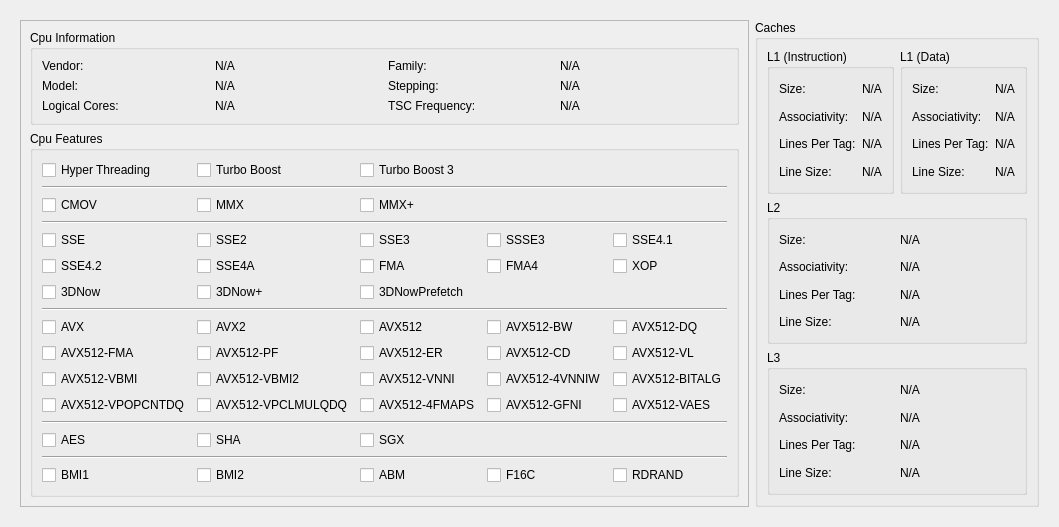
<?xml version="1.0" encoding="UTF-8"?>
<ui version="4.0">
 <class>Elpida::SystemInfoWidget</class>
 <widget class="QWidget" name="Elpida::SystemInfoWidget">
  <property name="windowTitle">
   <string>Form</string>
  </property>
  <layout class="QHBoxLayout" name="horizontalLayout_2">
   <item>
    <widget class="QWidget" name="wCpuInfoContainer" native="true">
     <property name="sizePolicy">
      <sizepolicy hsizetype="Preferred" vsizetype="Fixed">
       <horstretch>0</horstretch>
       <verstretch>0</verstretch>
      </sizepolicy>
     </property>
     <layout class="QHBoxLayout" name="horizontalLayout">
      <item>
       <widget class="QFrame" name="fCpuInfo">
        <property name="frameShape">
         <enum>QFrame::StyledPanel</enum>
        </property>
        <property name="frameShadow">
         <enum>QFrame::Raised</enum>
        </property>
        <layout class="QGridLayout" name="gridLayout">
         <item row="0" column="0">
          <widget class="QGroupBox" name="gbCpuInfo">
           <property name="title">
            <string>Cpu Information</string>
           </property>
           <layout class="QGridLayout" name="gridLayout_3">
            <item row="0" column="2">
             <widget class="QLabel" name="lblFamily">
              <property name="text">
               <string>Family:</string>
              </property>
             </widget>
            </item>
            <item row="1" column="0">
             <widget class="QLabel" name="lblModel">
              <property name="text">
               <string>Model:</string>
              </property>
             </widget>
            </item>
            <item row="2" column="3">
             <widget class="QLabel" name="lblTscFreqValue">
              <property name="text">
               <string>N/A</string>
              </property>
             </widget>
            </item>
            <item row="2" column="2">
             <widget class="QLabel" name="lblTscFreq">
              <property name="text">
               <string>TSC Frequency:</string>
              </property>
             </widget>
            </item>
            <item row="1" column="1">
             <widget class="QLabel" name="lblModelValue">
              <property name="text">
               <string>N/A</string>
              </property>
             </widget>
            </item>
            <item row="2" column="1">
             <widget class="QLabel" name="lblLogicalCoresValue">
              <property name="text">
               <string>N/A</string>
              </property>
             </widget>
            </item>
            <item row="2" column="0">
             <widget class="QLabel" name="lblLogicalCores">
              <property name="text">
               <string>Logical Cores:</string>
              </property>
             </widget>
            </item>
            <item row="1" column="3">
             <widget class="QLabel" name="lblSteppingValue">
              <property name="text">
               <string>N/A</string>
              </property>
             </widget>
            </item>
            <item row="0" column="3">
             <widget class="QLabel" name="lblFamilyValue">
              <property name="text">
               <string>N/A</string>
              </property>
             </widget>
            </item>
            <item row="0" column="0">
             <widget class="QLabel" name="lblVendor">
              <property name="text">
               <string>Vendor:</string>
              </property>
             </widget>
            </item>
            <item row="0" column="1">
             <widget class="QLabel" name="lblVendorValue">
              <property name="text">
               <string>N/A</string>
              </property>
             </widget>
            </item>
            <item row="1" column="2">
             <widget class="QLabel" name="lblStepping">
              <property name="text">
               <string>Stepping:</string>
              </property>
             </widget>
            </item>
           </layout>
          </widget>
         </item>
         <item row="2" column="0">
          <widget class="QGroupBox" name="gbCpuFreatures">
           <property name="title">
            <string>Cpu Features</string>
           </property>
           <layout class="QGridLayout" name="gridLayout_4">
            <item row="11" column="2">
             <widget class="QCheckBox" name="chkAvx512Vnni">
              <property name="text">
               <string>AVX512-VNNI</string>
              </property>
             </widget>
            </item>
            <item row="12" column="1">
             <widget class="QCheckBox" name="chkAvx512Vp2">
              <property name="text">
               <string>AVX512-VPCLMULQDQ</string>
              </property>
             </widget>
            </item>
            <item row="12" column="0">
             <widget class="QCheckBox" name="chkAvx512Vp1">
              <property name="text">
               <string>AVX512-VPOPCNTDQ</string>
              </property>
             </widget>
            </item>
            <item row="11" column="3">
             <widget class="QCheckBox" name="chkAvx5124vnniw">
              <property name="text">
               <string>AVX512-4VNNIW</string>
              </property>
             </widget>
            </item>
            <item row="12" column="4">
             <widget class="QCheckBox" name="chkAvx512Vaes">
              <property name="text">
               <string>AVX512-VAES</string>
              </property>
             </widget>
            </item>
            <item row="10" column="4">
             <widget class="QCheckBox" name="chkAvx512Vl">
              <property name="text">
               <string>AVX512-VL</string>
              </property>
             </widget>
            </item>
            <item row="10" column="1">
             <widget class="QCheckBox" name="chkAvx512pf">
              <property name="text">
               <string>AVX512-PF</string>
              </property>
             </widget>
            </item>
            <item row="10" column="2">
             <widget class="QCheckBox" name="chkAvx512er">
              <property name="text">
               <string>AVX512-ER</string>
              </property>
             </widget>
            </item>
            <item row="10" column="3">
             <widget class="QCheckBox" name="chkAvx512cd">
              <property name="text">
               <string>AVX512-CD</string>
              </property>
             </widget>
            </item>
            <item row="0" column="1">
             <widget class="QCheckBox" name="chkTurbo">
              <property name="text">
               <string>Turbo Boost</string>
              </property>
             </widget>
            </item>
            <item row="17" column="3">
             <widget class="QCheckBox" name="chkF16c">
              <property name="text">
               <string>F16C</string>
              </property>
             </widget>
            </item>
            <item row="6" column="1">
             <widget class="QCheckBox" name="chk3DNowext">
              <property name="text">
               <string>3DNow+</string>
              </property>
             </widget>
            </item>
            <item row="5" column="4">
             <widget class="QCheckBox" name="chkXop">
              <property name="text">
               <string>XOP</string>
              </property>
             </widget>
            </item>
            <item row="15" column="0">
             <widget class="QCheckBox" name="chkAes">
              <property name="text">
               <string>AES</string>
              </property>
             </widget>
            </item>
            <item row="15" column="1">
             <widget class="QCheckBox" name="chkSha">
              <property name="text">
               <string>SHA</string>
              </property>
             </widget>
            </item>
            <item row="17" column="2">
             <widget class="QCheckBox" name="chkAbm">
              <property name="text">
               <string>ABM</string>
              </property>
             </widget>
            </item>
            <item row="17" column="4">
             <widget class="QCheckBox" name="chkRdrand">
              <property name="text">
               <string>RDRAND</string>
              </property>
             </widget>
            </item>
            <item row="9" column="4">
             <widget class="QCheckBox" name="chkAvx512dq">
              <property name="text">
               <string>AVX512-DQ</string>
              </property>
             </widget>
            </item>
            <item row="10" column="0">
             <widget class="QCheckBox" name="chkAvx512Fma">
              <property name="text">
               <string>AVX512-FMA</string>
              </property>
             </widget>
            </item>
            <item row="9" column="0">
             <widget class="QCheckBox" name="chkAvx">
              <property name="text">
               <string>AVX</string>
              </property>
             </widget>
            </item>
            <item row="9" column="2">
             <widget class="QCheckBox" name="chkAvx512">
              <property name="text">
               <string>AVX512</string>
              </property>
             </widget>
            </item>
            <item row="9" column="3">
             <widget class="QCheckBox" name="chkAvx512bw">
              <property name="text">
               <string>AVX512-BW</string>
              </property>
             </widget>
            </item>
            <item row="5" column="1">
             <widget class="QCheckBox" name="chkSse4a">
              <property name="text">
               <string>SSE4A</string>
              </property>
             </widget>
            </item>
            <item row="3" column="0" colspan="5">
             <widget class="Line" name="line_2">
              <property name="orientation">
               <enum>Qt::Horizontal</enum>
              </property>
             </widget>
            </item>
            <item row="13" column="0" colspan="5">
             <widget class="Line" name="line_4">
              <property name="orientation">
               <enum>Qt::Horizontal</enum>
              </property>
             </widget>
            </item>
            <item row="2" column="1">
             <widget class="QCheckBox" name="chkMmx">
              <property name="text">
               <string>MMX</string>
              </property>
             </widget>
            </item>
            <item row="17" column="1">
             <widget class="QCheckBox" name="chkBmi2">
              <property name="text">
               <string>BMI2</string>
              </property>
             </widget>
            </item>
            <item row="6" column="2">
             <widget class="QCheckBox" name="chk3DNowPre">
              <property name="text">
               <string>3DNowPrefetch</string>
              </property>
             </widget>
            </item>
            <item row="0" column="2">
             <widget class="QCheckBox" name="chkTurbo3">
              <property name="text">
               <string>Turbo Boost 3</string>
              </property>
             </widget>
            </item>
            <item row="4" column="4">
             <widget class="QCheckBox" name="chkSse41">
              <property name="text">
               <string>SSE4.1</string>
              </property>
             </widget>
            </item>
            <item row="5" column="0">
             <widget class="QCheckBox" name="chkSse42">
              <property name="text">
               <string>SSE4.2</string>
              </property>
             </widget>
            </item>
            <item row="4" column="2">
             <widget class="QCheckBox" name="chkSse3">
              <property name="text">
               <string>SSE3</string>
              </property>
             </widget>
            </item>
            <item row="4" column="3">
             <widget class="QCheckBox" name="chkSsse3">
              <property name="text">
               <string>SSSE3</string>
              </property>
             </widget>
            </item>
            <item row="5" column="2">
             <widget class="QCheckBox" name="chkFma">
              <property name="text">
               <string>FMA</string>
              </property>
             </widget>
            </item>
            <item row="5" column="3">
             <widget class="QCheckBox" name="chkFma4">
              <property name="text">
               <string>FMA4</string>
              </property>
             </widget>
            </item>
            <item row="2" column="0">
             <widget class="QCheckBox" name="chkCmov">
              <property name="text">
               <string>CMOV</string>
              </property>
             </widget>
            </item>
            <item row="4" column="1">
             <widget class="QCheckBox" name="chkSse2">
              <property name="text">
               <string>SSE2</string>
              </property>
             </widget>
            </item>
            <item row="0" column="0">
             <widget class="QCheckBox" name="chkHyperthreading">
              <property name="text">
               <string>Hyper Threading</string>
              </property>
             </widget>
            </item>
            <item row="9" column="1">
             <widget class="QCheckBox" name="chkAvx2">
              <property name="text">
               <string>AVX2</string>
              </property>
             </widget>
            </item>
            <item row="17" column="0">
             <widget class="QCheckBox" name="chkBmi1">
              <property name="text">
               <string>BMI1</string>
              </property>
             </widget>
            </item>
            <item row="2" column="2">
             <widget class="QCheckBox" name="chkMmxExt">
              <property name="text">
               <string>MMX+</string>
              </property>
             </widget>
            </item>
            <item row="4" column="0">
             <widget class="QCheckBox" name="chkSse">
              <property name="text">
               <string>SSE</string>
              </property>
             </widget>
            </item>
            <item row="6" column="0">
             <widget class="QCheckBox" name="chk3DNow">
              <property name="text">
               <string>3DNow</string>
              </property>
             </widget>
            </item>
            <item row="7" column="0" colspan="5">
             <widget class="Line" name="line_5">
              <property name="orientation">
               <enum>Qt::Horizontal</enum>
              </property>
             </widget>
            </item>
            <item row="16" column="0" colspan="5">
             <widget class="Line" name="line_3">
              <property name="orientation">
               <enum>Qt::Horizontal</enum>
              </property>
             </widget>
            </item>
            <item row="1" column="0" colspan="5">
             <widget class="Line" name="line">
              <property name="orientation">
               <enum>Qt::Horizontal</enum>
              </property>
             </widget>
            </item>
            <item row="11" column="0">
             <widget class="QCheckBox" name="chkAvx512vbmi">
              <property name="text">
               <string>AVX512-VBMI</string>
              </property>
             </widget>
            </item>
            <item row="12" column="2">
             <widget class="QCheckBox" name="chkAvx5124fmaps">
              <property name="text">
               <string>AVX512-4FMAPS</string>
              </property>
             </widget>
            </item>
            <item row="12" column="3">
             <widget class="QCheckBox" name="chkAvx512Gfni">
              <property name="text">
               <string>AVX512-GFNI</string>
              </property>
             </widget>
            </item>
            <item row="11" column="4">
             <widget class="QCheckBox" name="chkAvx512Bitalg">
              <property name="text">
               <string>AVX512-BITALG</string>
              </property>
             </widget>
            </item>
            <item row="11" column="1">
             <widget class="QCheckBox" name="chkAvx512Vbmi2">
              <property name="text">
               <string>AVX512-VBMI2</string>
              </property>
             </widget>
            </item>
            <item row="15" column="2">
             <widget class="QCheckBox" name="chkSgx">
              <property name="text">
               <string>SGX</string>
              </property>
             </widget>
            </item>
           </layout>
          </widget>
         </item>
        </layout>
       </widget>
      </item>
      <item>
       <widget class="QGroupBox" name="gbCaches">
        <property name="title">
         <string>Caches</string>
        </property>
        <layout class="QGridLayout" name="gridLayout_9">
         <item row="2" column="0" colspan="2">
          <widget class="QGroupBox" name="gbL2">
           <property name="title">
            <string>L2</string>
           </property>
           <layout class="QGridLayout" name="gridLayout_6">
            <item row="0" column="0">
             <widget class="QLabel" name="lblL2Size">
              <property name="text">
               <string>Size:</string>
              </property>
             </widget>
            </item>
            <item row="0" column="1">
             <widget class="QLabel" name="lblL2SizeValue">
              <property name="text">
               <string>N/A</string>
              </property>
             </widget>
            </item>
            <item row="1" column="0">
             <widget class="QLabel" name="lblL2Assoc">
              <property name="text">
               <string>Associativity:</string>
              </property>
             </widget>
            </item>
            <item row="1" column="1">
             <widget class="QLabel" name="lblL2AssocValue">
              <property name="text">
               <string>N/A</string>
              </property>
             </widget>
            </item>
            <item row="2" column="0">
             <widget class="QLabel" name="lblL2Lpt">
              <property name="text">
               <string>Lines Per Tag:</string>
              </property>
             </widget>
            </item>
            <item row="2" column="1">
             <widget class="QLabel" name="lblL2LptValue">
              <property name="text">
               <string>N/A</string>
              </property>
             </widget>
            </item>
            <item row="3" column="0">
             <widget class="QLabel" name="lblL2Ls">
              <property name="text">
               <string>Line Size:</string>
              </property>
             </widget>
            </item>
            <item row="3" column="1">
             <widget class="QLabel" name="lblL2LsValue">
              <property name="text">
               <string>N/A</string>
              </property>
             </widget>
            </item>
           </layout>
          </widget>
         </item>
         <item row="0" column="0">
          <widget class="QGroupBox" name="gbL1Instruction">
           <property name="title">
            <string>L1 (Instruction)</string>
           </property>
           <layout class="QGridLayout" name="gridLayout_7">
            <item row="0" column="0">
             <widget class="QLabel" name="lblL1InstSize">
              <property name="text">
               <string>Size:</string>
              </property>
             </widget>
            </item>
            <item row="0" column="1">
             <widget class="QLabel" name="lblL1InstSizeValue">
              <property name="text">
               <string>N/A</string>
              </property>
             </widget>
            </item>
            <item row="1" column="0">
             <widget class="QLabel" name="lblL1InstAssoc">
              <property name="text">
               <string>Associativity:</string>
              </property>
             </widget>
            </item>
            <item row="1" column="1">
             <widget class="QLabel" name="lblL1InstAssocValue">
              <property name="text">
               <string>N/A</string>
              </property>
             </widget>
            </item>
            <item row="2" column="0">
             <widget class="QLabel" name="lblL1InstLpt">
              <property name="text">
               <string>Lines Per Tag:</string>
              </property>
             </widget>
            </item>
            <item row="2" column="1">
             <widget class="QLabel" name="lblL1InstLptValue">
              <property name="text">
               <string>N/A</string>
              </property>
             </widget>
            </item>
            <item row="3" column="0">
             <widget class="QLabel" name="lblL1InstLs">
              <property name="text">
               <string>Line Size:</string>
              </property>
             </widget>
            </item>
            <item row="3" column="1">
             <widget class="QLabel" name="lblL1InstLsValue">
              <property name="text">
               <string>N/A</string>
              </property>
             </widget>
            </item>
           </layout>
          </widget>
         </item>
         <item row="3" column="0" colspan="2">
          <widget class="QGroupBox" name="gbL3">
           <property name="styleSheet">
            <string notr="true"/>
           </property>
           <property name="title">
            <string>L3</string>
           </property>
           <layout class="QGridLayout" name="gridLayout_5">
            <item row="3" column="1">
             <widget class="QLabel" name="lblL3LsValue">
              <property name="text">
               <string>N/A</string>
              </property>
             </widget>
            </item>
            <item row="0" column="1">
             <widget class="QLabel" name="lblL3SizeValue">
              <property name="text">
               <string>N/A</string>
              </property>
             </widget>
            </item>
            <item row="2" column="1">
             <widget class="QLabel" name="lblL3LptValue">
              <property name="text">
               <string>N/A</string>
              </property>
             </widget>
            </item>
            <item row="3" column="0">
             <widget class="QLabel" name="lblL3Ls">
              <property name="text">
               <string>Line Size:</string>
              </property>
             </widget>
            </item>
            <item row="1" column="0">
             <widget class="QLabel" name="lblL3Assoc">
              <property name="text">
               <string>Associativity:</string>
              </property>
             </widget>
            </item>
            <item row="2" column="0">
             <widget class="QLabel" name="lblL3Lpt">
              <property name="text">
               <string>Lines Per Tag:</string>
              </property>
             </widget>
            </item>
            <item row="0" column="0">
             <widget class="QLabel" name="lblL3Size">
              <property name="text">
               <string>Size:</string>
              </property>
             </widget>
            </item>
            <item row="1" column="1">
             <widget class="QLabel" name="lblL3AssocValue">
              <property name="text">
               <string>N/A</string>
              </property>
             </widget>
            </item>
           </layout>
          </widget>
         </item>
         <item row="0" column="1">
          <widget class="QGroupBox" name="gbL1Data">
           <property name="title">
            <string>L1 (Data)</string>
           </property>
           <layout class="QGridLayout" name="gridLayout_8">
            <item row="0" column="0">
             <widget class="QLabel" name="lblL1DataSize">
              <property name="text">
               <string>Size:</string>
              </property>
             </widget>
            </item>
            <item row="0" column="1">
             <widget class="QLabel" name="lblL1DataSizeValue">
              <property name="text">
               <string>N/A</string>
              </property>
             </widget>
            </item>
            <item row="1" column="0">
             <widget class="QLabel" name="lblL1DataAssoc">
              <property name="text">
               <string>Associativity:</string>
              </property>
             </widget>
            </item>
            <item row="1" column="1">
             <widget class="QLabel" name="lblL1DataAssocValue">
              <property name="text">
               <string>N/A</string>
              </property>
             </widget>
            </item>
            <item row="2" column="0">
             <widget class="QLabel" name="lblL1DataLpt">
              <property name="text">
               <string>Lines Per Tag:</string>
              </property>
             </widget>
            </item>
            <item row="2" column="1">
             <widget class="QLabel" name="lblL1DataLptValue">
              <property name="text">
               <string>N/A</string>
              </property>
             </widget>
            </item>
            <item row="3" column="0">
             <widget class="QLabel" name="lblL1DataLs">
              <property name="text">
               <string>Line Size:</string>
              </property>
             </widget>
            </item>
            <item row="3" column="1">
             <widget class="QLabel" name="lblL1DataLsValue">
              <property name="text">
               <string>N/A</string>
              </property>
             </widget>
            </item>
           </layout>
          </widget>
         </item>
        </layout>
       </widget>
      </item>
     </layout>
    </widget>
   </item>
  </layout>
 </widget>
 <resources/>
 <connections/>
</ui>
